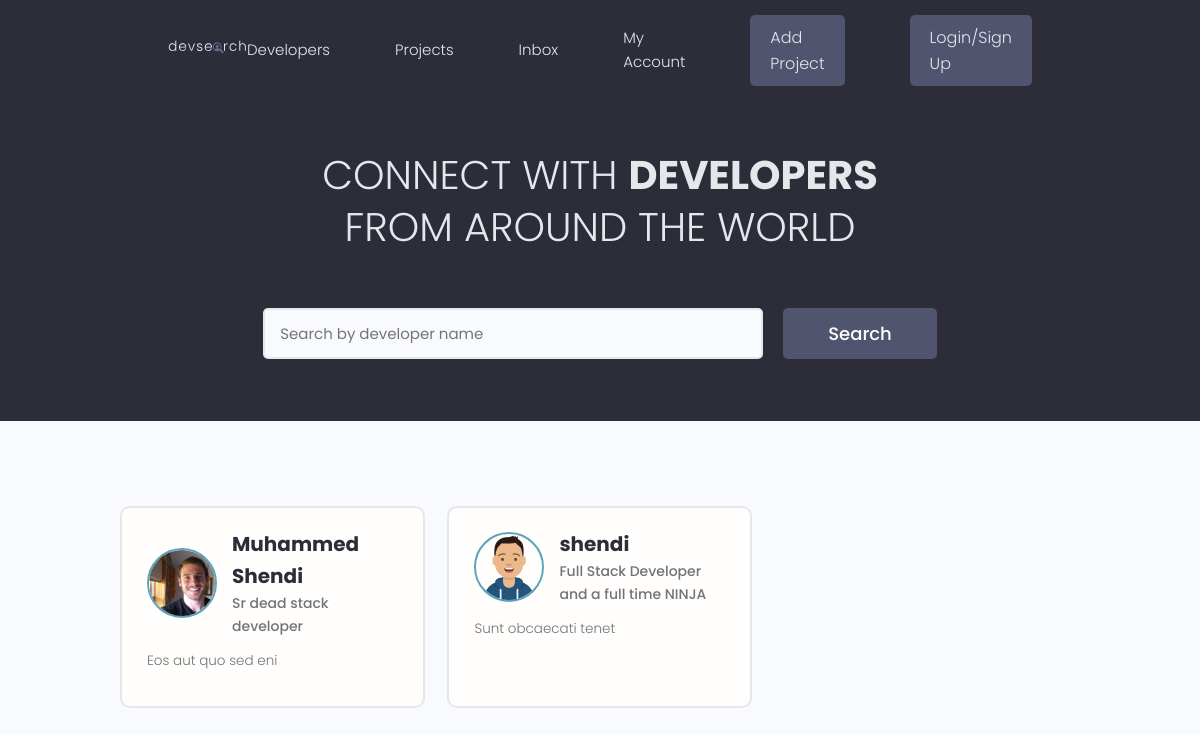
/, run on an earlier commit of the app's database.
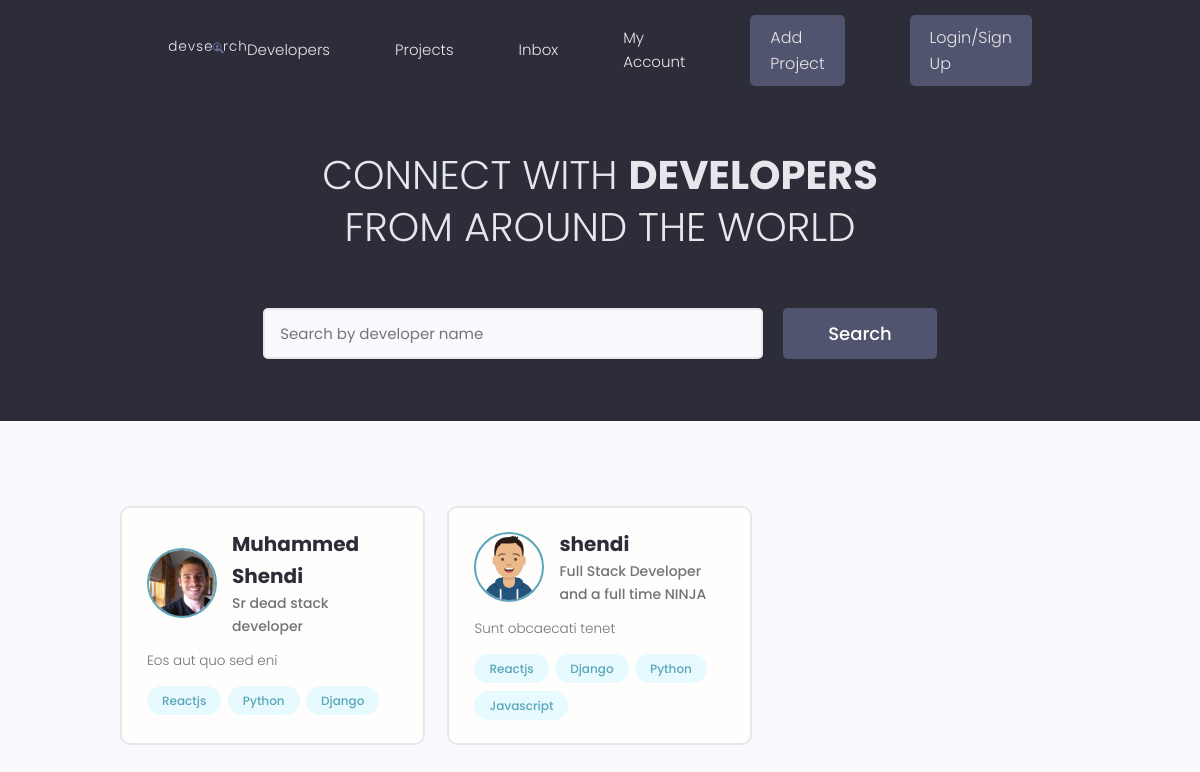
And on a later commit of the database.
### users/models.py (models this page shows, shortened)
class Profile(models.Model):
    user = models.OneToOneField(User, on_delete=models.CASCADE)
    name = models.CharField(max_length=200, blank=True, null=True)
    email = models.EmailField(max_length=500, blank=True, null=True)
    username = models.CharField(max_length=200, blank=True, null=True)
    location = models.CharField(max_length=200, blank=True, null=True)
    short_intro = models.CharField(max_length=200, blank=True, null=True)
    bio = models.TextField(blank=True, null=True)
    profile_image = models.ImageField(
        null=True, blank=True, upload_to='profiles/', default='profiles/user-default.png')
    social_github = models.CharField(max_length=255, null=True, blank=True)
    social_twitter = models.CharField(max_length=255, null=True, blank=True)
    social_linkedin = models.CharField(max_length=255, null=True, blank=True)
    social_youtube = models.CharField(max_length=255, null=True, blank=True)
    social_website = models.CharField(max_length=255, null=True, blank=True)
    created = models.DateTimeField(auto_now_add=True)
    id = models.UUIDField(default=uuid.uuid4, unique=True,
                          primary_key=True, editable=False)

class Skill(models.Model):
    owner = models.ForeignKey(
        Profile, on_delete=models.CASCADE, blank=True, null=True)
    name = models.CharField(max_length=200, blank=True, null=True)
    description = models.TextField(blank=True, null=True)
    created = models.DateTimeField(auto_now_add=True)
    id = models.UUIDField(default=uuid.uuid4, unique=True,
                          primary_key=True, editable=False)
    def __str__(self):
        return str(self.name)

### users/views.py (the view)
# urls.py: path('', views.profiles, name='profiles'),
def profiles(request):
    profiles = Profile.objects.all()
    context = {'profiles': profiles}
    return render(request, 'users/profiles.html', context)

### users/templates/users/profiles.html (shortened to what this page needs)
{% extends 'main.html' %} {% load static %} {% block content %}
<main class="home">
  <section class="hero-section text-center">
    <div class="container container--narrow">
      <div class="hero-section__box">
        <h2>CONNECT WITH <span>DEVELOPERS</span></h2>
        <h2>FROM AROUND THE WORLD</h2>
      </div>
      <div class="hero-section__search">
        <form class="form" action="#" method="get">
          <div class="form__field">
            <input
              class="input input--text"
              id="formInput#search"
              type="text"
              name="text"
              placeholder="Search by developer name"
            />
          </div>
          <input class="btn btn--sub btn--lg" type="submit" value="Search" />
        </form>
      </div>
    </div>
  </section>
  <section class="devlist">
    <div class="container">
      <div class="grid grid--three">
        {% for profile in profiles %}
        <div class="column card">
          <div class="dev">
            <a href="{% url 'profile' profile.id %}" class="card__body">
              <div class="dev__profile">
                <img
                  class="avatar avatar--md"
                  src="{{profile.profile_image.url}}"
                  alt="image"
                />
                <div class="dev__meta">
                  <h3>{{profile.name}}</h3>
                  <h5>{{profile.short_intro|slice:"60"}}</h5>
                </div>
              </div>
              <p class="dev__info">{{profile.bio|slice:"150"}}</p>
              <div class="dev__skills">
                {% for skill in profile.skill_set.all %}
                <span class="tag tag--pill tag--main">
                  <small>{{skill}}</small>
                </span>
                {% endfor %}
              </div>
            </a>
          </div>
        </div>
        {% endfor %}
      </div>
    </div>
  </section>
</main>
{% endblock content %}

What changed in the data, as far as the page shows it:
added Skill: name "Reactjs", shown under Profile "Muhammed Shendi"
added Skill: name "Python", shown under Profile "Muhammed Shendi"
added Skill: name "Django", shown under Profile "Muhammed Shendi"
added Skill: name "Reactjs", shown under Profile "shendi"
added Skill: name "Django", shown under Profile "shendi"
added Skill: name "Python", shown under Profile "shendi"
added Skill: name "Javascript", shown under Profile "shendi"
